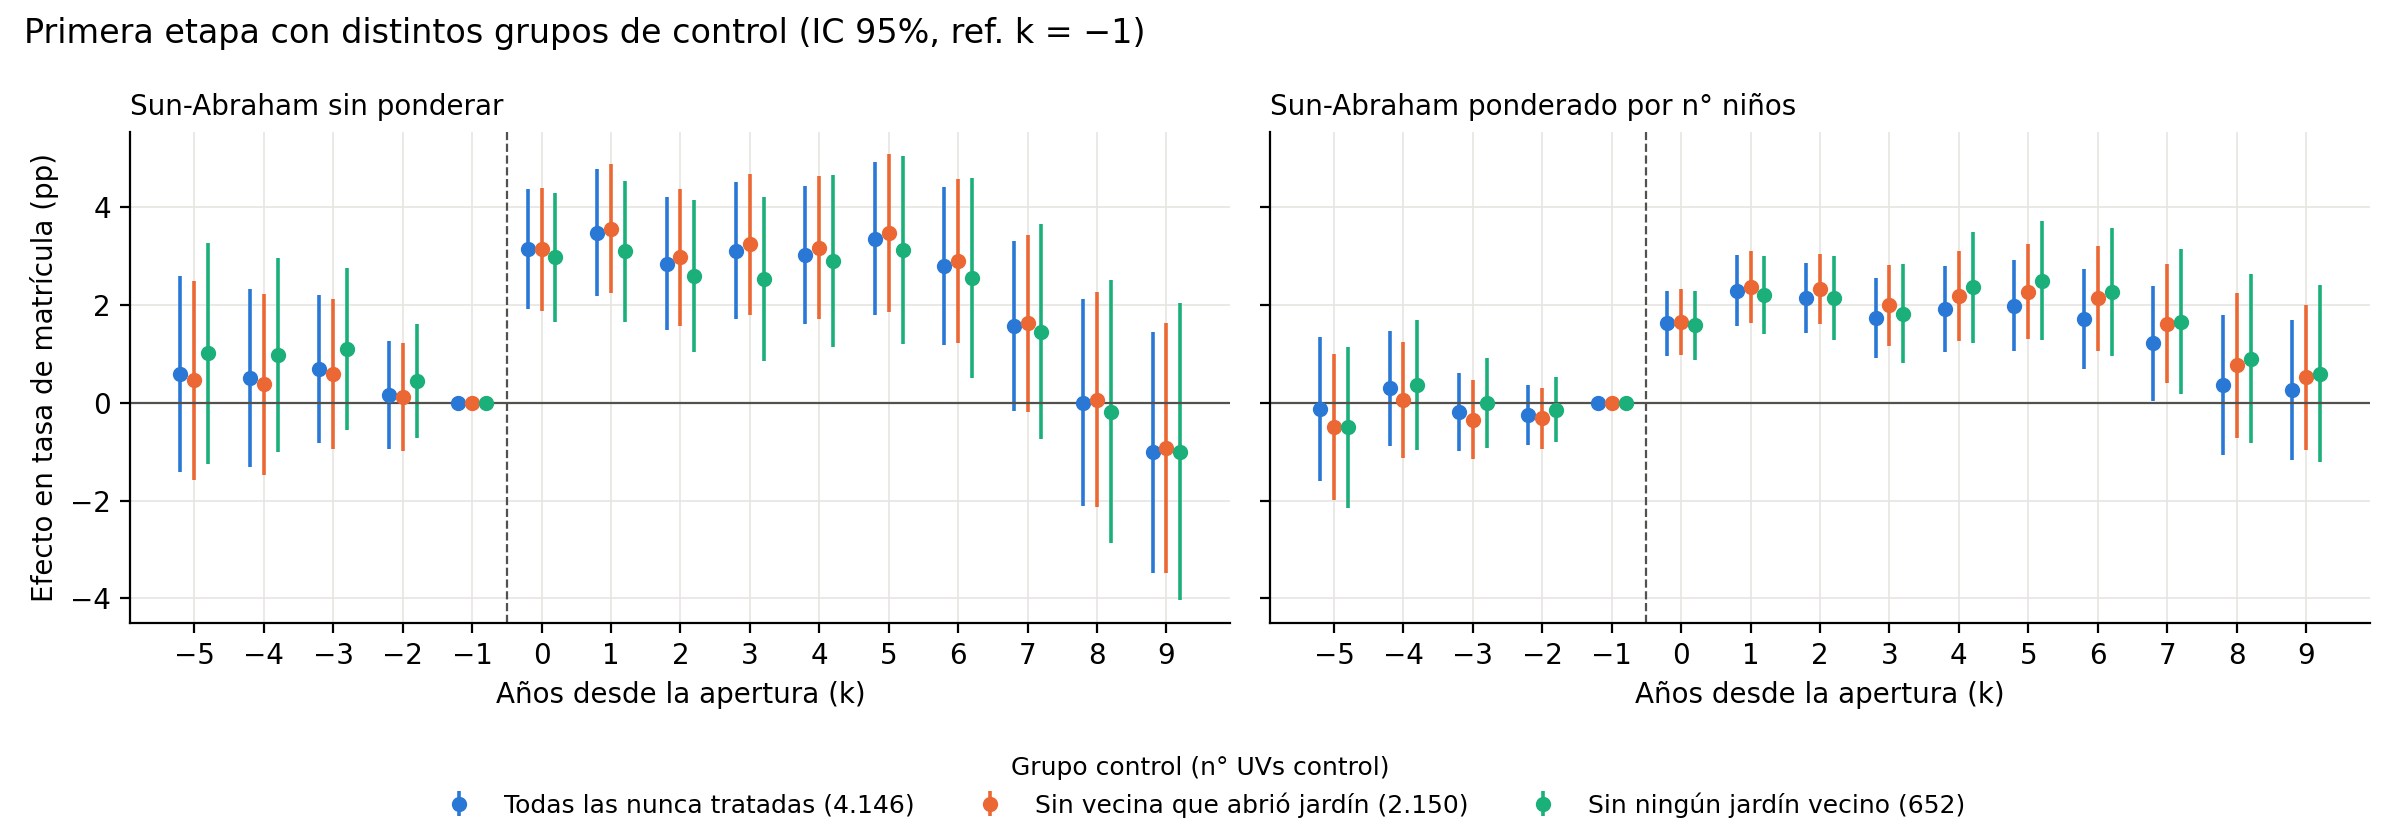

The script that saved this image:
# Primera etapa - paso 5: control limpio, SA con 3 definiciones de control (coefs_ctrl.csv)
import os, pandas as pd, matplotlib.pyplot as plt
os.chdir(os.path.join(os.path.dirname(os.path.abspath(__file__)), '..'))  # corre desde RIS/20261006
plt.rcParams.update({'font.size':10,'axes.spines.top':False,'axes.spines.right':False,'axes.grid':True,'grid.color':'#e6e5e1','grid.linewidth':0.6})
AZUL, NAR, AQUA, GRIS = '#2a78d6', '#eb6834', '#1baf7a', '#52514e'
d = pd.read_csv('coefs_ctrl.csv')
d = d[(d.outcome=='tasa_matricula') & d.k.between(-5, 9)]
d['b'] = d.b * 100
d['se'] = d.se * 100

specs = [('todas', AZUL, -0.2, 'Todas las nunca tratadas (4.146)'),
         ('abre', NAR, 0.0, 'Sin vecina que abrió jardín (2.150)'),
         ('jardin', AQUA, 0.2, 'Sin ningún jardín vecino (652)')]
fig, axs = plt.subplots(1, 2, figsize=(12,4.2), sharey=True)
for ax, (pref, tit) in zip(axs, [('sa', 'Sun-Abraham sin ponderar'), ('sa_w', 'Sun-Abraham ponderado por n° niños')]):
    for s, col, dx, lab in specs:
        x = d[d.modelo==f'{pref}_{s}'].sort_values('k')
        ax.errorbar(x.k + dx, x.b, yerr=1.96*x.se, fmt='o', color=col, ms=4.5, elinewidth=1.3, capsize=0, label=lab)
    ax.axhline(0, color=GRIS, lw=0.8)
    ax.axvline(-0.5, color=GRIS, ls='--', lw=0.8)
    ax.set_xticks(range(-5, 10)); ax.set_xlabel('Años desde la apertura (k)')
    ax.set_title(tit, loc='left', fontsize=10)
axs[0].set_ylabel('Efecto en tasa de matrícula (pp)')
h, l = axs[0].get_legend_handles_labels()
fig.legend(h, l, loc='lower center', ncol=3, frameon=False, fontsize=9, title='Grupo control (n° UVs control)', title_fontsize=9)
fig.suptitle('Primera etapa con distintos grupos de control (IC 95%, ref. k = −1)', x=0.01, ha='left')
fig.tight_layout(rect=(0, 0.12, 1, 1)); fig.savefig('graficos/pe_04_control_limpio.png', dpi=200)
